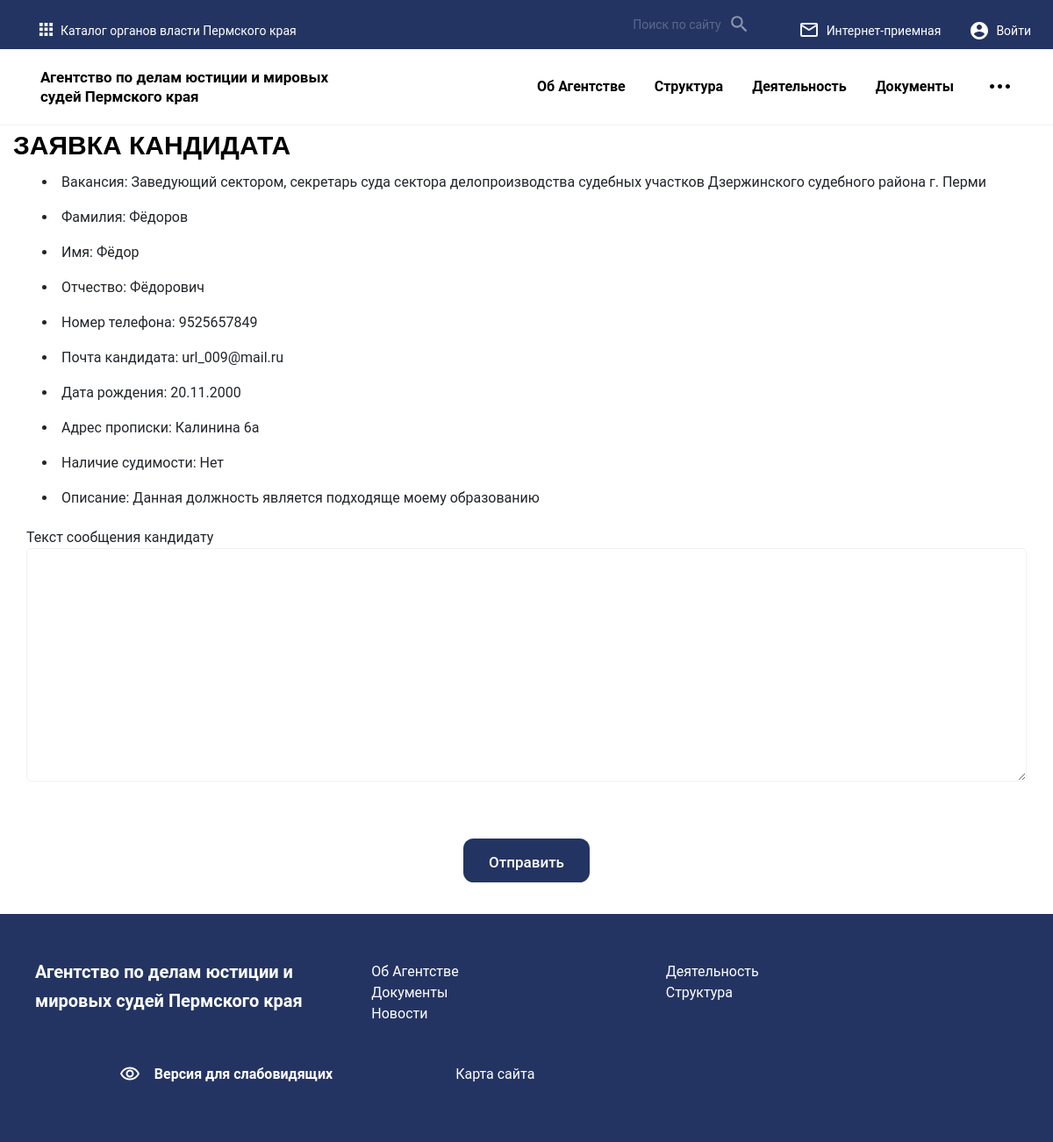
/detail/3, run on the app's committed database.
### startform/models.py (models this page shows)
class FeedbacksModel(models.Model):
    vacation = models.CharField(max_length=250, choices=COLOR_CHOICES)
    name = models.CharField(max_length=250)
    middlename = models.CharField(max_length=250)
    surrname = models.CharField(max_length=250, blank=True)
    number = models.IntegerField(null=True, default=None)
    emails = models.EmailField()
    date_ofbirth = models.CharField(max_length=50)
    residential_address = models.CharField(max_length=250)
    criminal_record = models.CharField(max_length=250, choices=TYPE_SELECT, default='Нет')
    description = models.CharField(max_length=250)
    response_status = models.TextField()
    class Meta:
        verbose_name = 'Vacancy'
        verbose_name_plural = 'Vacancys'

### startform/views.py (the view)
# urls.py: path('detail/<int:feedback_id>', views.feedback_detail, name='feedback_detail'),
def feedback_detail(request, feedback_id):
    template = 'user/detail.html'
    detail = get_object_or_404(FeedbacksModel, pk=feedback_id)
    form = ResponseForm(request.POST or None)
    context = {
        'detail': detail,
        'form': form,
    }
    if form.is_valid():
        form.save()
    send_mail(
        'Тема письма',
        'Текст письма.',
        DEFAULT_FROM_EMAIL,  # Это поле "От кого"
        ['to@example.com'],
        fail_silently=True,
    )
    return render(request, template, context)

### startform/forms.py
class ResponseForm(forms.ModelForm):
    def __init__(self, *args, **kwargs):
        super().__init__(*args, **kwargs)
    class Meta:
        model = FeedbacksModel
        fields = ('response_status',)
        labels = {
            'response_status': ('Текст сообщения кандидату'),
        }

### startform/templates/user/detail.html (shortened to what this page needs)
{% load static %}
<!DOCTYPE html>
<html lang="en">
<head>
    <link rel="stylesheet" href="{% static 'css/Stail.css' %}">
</head>
<body>
    <header class="header">
        {% include 'includes/header.html' %}
    </header><div class="col-12">
        <h2 class="app-title support__title">Заявка кандидата</h2>
    </div>
    <div style="margin-left: 4%">
        <li>Вакансия: {{ detail.vacation }}</li>
        <li>Фамилия: {{ detail.middlename }}</li>
        <li>Имя: {{ detail.name }}</li>
        <li>Отчество: {{ detail.surrname }}</li>
        <li>Номер телефона: {{ detail.number }}</li>
        <li>Почта кандидата: {{ detail.emails }}</li>
        <li>Дата рождения: {{ detail.date_ofbirth }}</li>
        <li>Адрес прописки: {{ detail.residential_address }}</li>
        <li>Наличие судимости: {{ detail.criminal_record }}</li>
        <li>Описание: {{ detail.description }}</li>
    </div>
    <div class="col-12">
        <div class=" support-ticket-push__form">
            <div class="support-ticket-group">
                <div class="col">
                    <form action="{% url 'appeal:feedback_detail' detail.pk %}"  method="post">
                        {% for field in form %}
                            {{field.label}}
                            {{field}}
                        {%endfor%}
                        <button class="support-ticket__submit" type="submit">Отправить</button>
                    </form>
                </div>
            </div>
        </div>
    </div>
    <footer class="footer">
        {% include 'includes/footer.html' %}
    </footer>
<body>

### data on the page
FeedbacksModel: vacation "Заведующий сектором, секретарь суда сектора делопроизводства судебных участков Дзержинского судебного района г. Перми", middlename "Фёдоров", name "Фёдор", surrname "Фёдорович", number "9525657849", emails "url_009@mail.ru", date_ofbirth "20.11.2000", residential_address "Калинина 6а", criminal_record "Нет", description "Данная должность является подходяще моему образованию"

### other printed values
{{ field.label }} "Текст сообщения кандидату"
